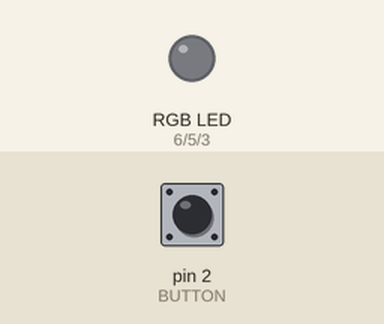
Simulated run of this sketch. Board: Arduino Uno, built with avr-gcc and run on an emulated ATmega328P. On the bench: an RGB LED mixed from three pins (HIGH = lit). The test bench sets the inputs (shaded band); at power-on: pin 2 (BUTTON) HIGH.

Above: at 1.2 s.
1.3 s: pin 2 (BUTTON) pulled LOW for 1 s
At 3.2 s:
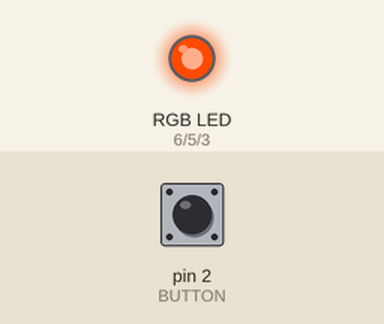
4.0 s: pin 2 (BUTTON) pulled LOW for 0.15 s
At 5.6 s:
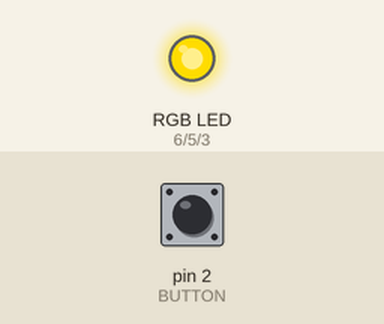
5.9 s: pin 2 (BUTTON) pulled LOW for 0.15 s
At 7.2 s:
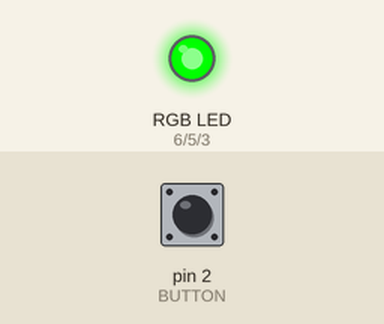
7.8 s: pin 2 (BUTTON) pulled LOW for 3.2 s
At 8.4 s:
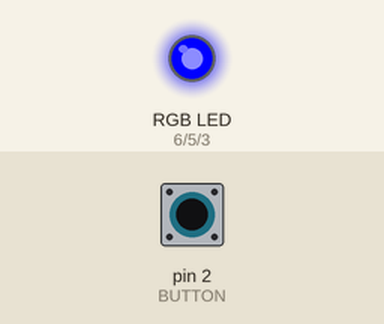
Timing chart, 0 to 12.5 s (numbered marks = the images above; inputs shaded):
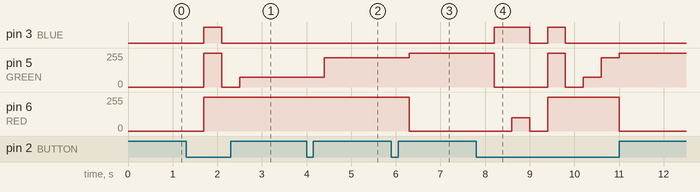

The sketch:

RGB_bulb_1.ino
```cpp
// define pins
#define BLUE 3
#define GREEN 5
#define RED 6
#define BUTTON 2

// define color mode
int mode = 0;

void setup() {
  // setup LED lights
  pinMode(RED, OUTPUT);
  pinMode(GREEN, OUTPUT);
  pinMode(BLUE, OUTPUT);

  // setup button with an internal pull-up resistor
  pinMode(BUTTON, INPUT_PULLUP);
}

void loop() {
  // Check if button is pressed (logic is inverted due to INPUT_PULLUP)
  if (digitalRead(BUTTON) == LOW) {
    mode++; // Increment mode
    if (mode > 7) { // If mode exceeds 7, reset to 0
      mode = 0;
    }
    delay(400); // Debounce delay to avoid reading the button multiple times due to mechanical "bounce"
  }

  switch (mode) {
    case 0: // Off
      analogWrite(RED, 0);
      analogWrite(GREEN, 0);
      analogWrite(BLUE, 0);
      break;
    case 1: // White
      analogWrite(RED, 255);
      analogWrite(GREEN, 255);
      analogWrite(BLUE, 255);
      break;
    case 2: // Red
      analogWrite(RED, 255);
      analogWrite(GREEN, 0);
      analogWrite(BLUE, 0);
      break;
    case 3: // Orange
      analogWrite(RED, 255);
      analogWrite(GREEN, 75);
      analogWrite(BLUE, 0);
      break;
    case 4: // Yellow
      analogWrite(RED, 255);
      analogWrite(GREEN, 220);
      analogWrite(BLUE, 0);
      break;
    case 5: // Green
      analogWrite(RED, 0);
      analogWrite(GREEN, 255);
      analogWrite(BLUE, 0);
      break;
    case 6: // Blue
      analogWrite(RED, 0);
      analogWrite(GREEN, 0);
      analogWrite(BLUE, 255);
      break;
    case 7: // Violet
      analogWrite(RED, 100);
      analogWrite(GREEN, 0);
      analogWrite(BLUE, 255);
      break;
  }
}
```

Measured:
- after the input at 1.3 s, pin 3 (BLUE): LOW → HIGH after 0.40 s, → LOW 0.40 s later; pin 5 (GREEN): 0/255 → 255/255 after 0.40 s, → 0/255 0.40 s later, → 75/255 0.40 s later; pin 6 (RED): 0/255 → 255/255 after 0.40 s
- after the input at 4.0 s, pin 5 (GREEN): 75/255 → 220/255 after 0.40 s
- after the input at 5.9 s, pin 5 (GREEN): 220/255 → 255/255 after 0.40 s; pin 6 (RED): 255/255 → 0/255 after 0.40 s
- after the input at 7.8 s, pin 3 (BLUE): LOW → HIGH after 0.40 s, → LOW 0.80 s later, → HIGH 0.40 s later, → LOW 0.40 s later; pin 5 (GREEN): 255/255 → 0/255 after 0.40 s, → 255/255 1.2 s later, → 0/255 0.40 s later, → 75/255 0.40 s later, … (6 changes in this stretch)
